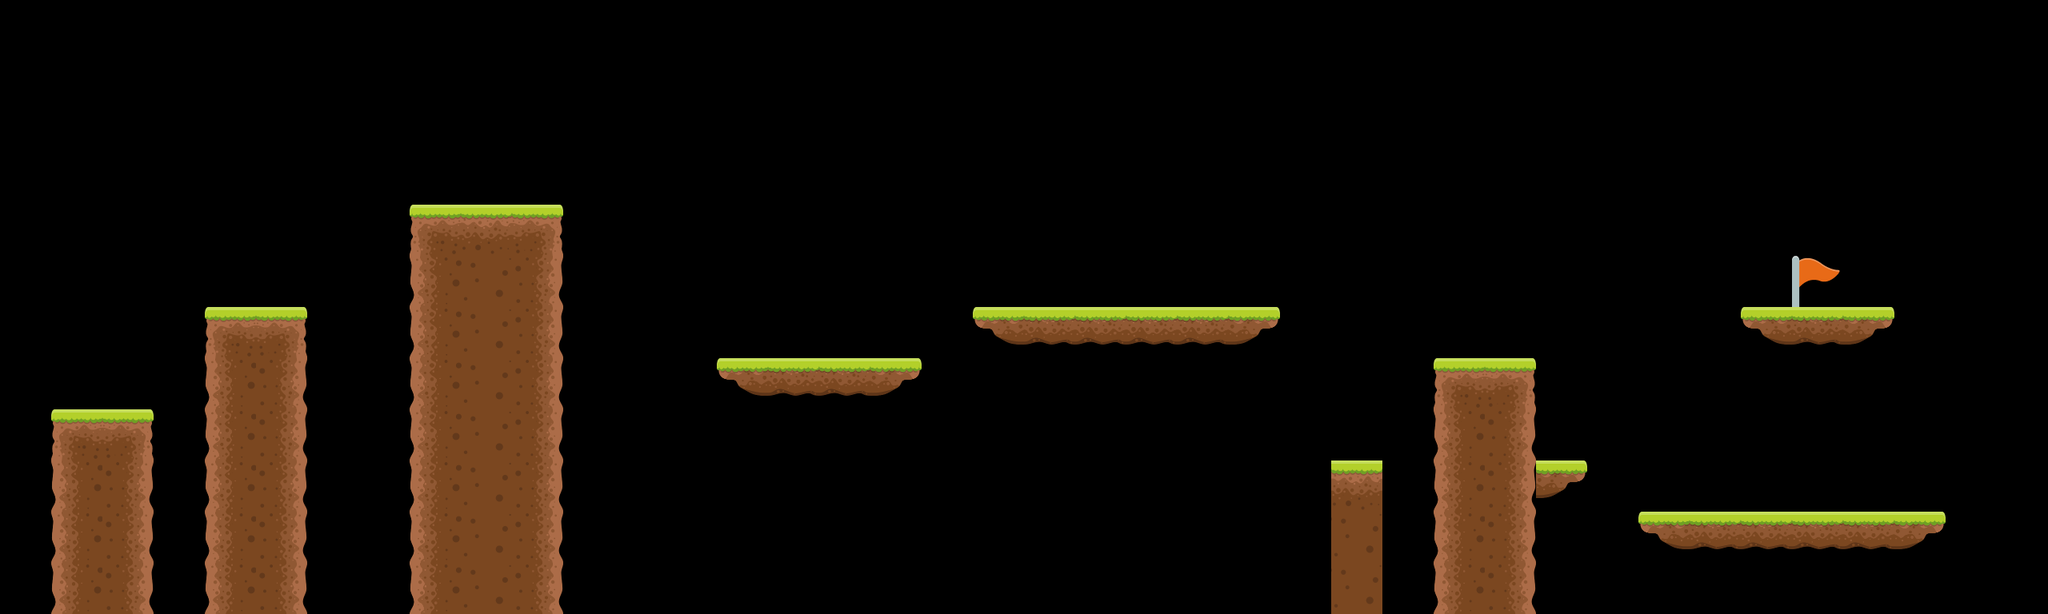

This is a level from a 2D game, rendered from its Tiled map with the project's own tilesets. A one-line summary and the complete map file follow:
An orthogonal 40x12 tile map with 64x64 px tiles, 1 tile layer (Tile Layer 1), 2 tilesets and 16 objects.

<map version="1.8" tiledversion="1.8.2" orientation="orthogonal" renderorder="right-down" width="40" height="12" tilewidth="64" tileheight="64" infinite="0" nextlayerid="6" nextobjectid="79">
 <editorsettings>
  <export target="level2.lua" format="lua" />
 </editorsettings>
 <tileset firstgid="1" name="platformer" tilewidth="64" tileheight="64" tilecount="9" columns="3">
  <image source="tileset.png" width="192" height="192" />
 </tileset>
 <tileset firstgid="10" name="Flag" tilewidth="64" tileheight="64" tilecount="1" columns="1">
  <image source="flag.png" width="64" height="64" />
 </tileset>
 <layer id="1" name="Tile Layer 1" width="40" height="12">
  <data encoding="csv">
0,0,0,0,0,0,0,0,0,0,0,0,0,0,0,0,0,0,0,0,0,0,0,0,0,0,0,0,0,0,0,0,0,0,0,0,0,0,0,0,
0,0,0,0,0,0,0,0,0,0,0,0,0,0,0,0,0,0,0,0,0,0,0,0,0,0,0,0,0,0,0,0,0,0,0,0,0,0,0,0,
0,0,0,0,0,0,0,0,0,0,0,0,0,0,0,0,0,0,0,0,0,0,0,0,0,0,0,0,0,0,0,0,0,0,0,0,0,0,0,0,
0,0,0,0,0,0,0,0,0,0,0,0,0,0,0,0,0,0,0,0,0,0,0,0,0,0,0,0,0,0,0,0,0,0,0,0,0,0,0,0,
0,0,0,0,0,0,0,0,1,2,3,0,0,0,0,0,0,0,0,0,0,0,0,0,0,0,0,0,0,0,0,0,0,0,0,0,0,0,0,0,
0,0,0,0,0,0,0,0,4,5,6,0,0,0,0,0,0,0,0,0,0,0,0,0,0,0,0,0,0,0,0,0,0,0,0,10,0,0,0,0,
0,0,0,0,1,3,0,0,4,5,6,0,0,0,0,0,0,0,0,7,8,8,8,8,9,0,0,0,0,0,0,0,0,0,7,8,9,0,0,0,
0,0,0,0,4,6,0,0,4,5,6,0,0,0,7,8,8,9,0,0,0,0,0,0,0,0,0,0,1,3,0,0,0,0,0,0,0,0,0,0,
0,1,3,0,4,6,0,0,4,5,6,0,0,0,0,0,0,0,0,0,0,0,0,0,0,0,0,0,4,6,0,0,0,0,0,0,0,0,0,0,
0,4,6,0,4,6,0,0,4,5,6,0,0,0,0,0,0,0,0,0,0,0,0,0,0,0,2,0,4,6,9,0,0,0,0,0,0,0,0,0,
0,4,6,0,4,6,0,0,4,5,6,0,0,0,0,0,0,0,0,0,0,0,0,0,0,0,5,0,4,6,0,0,7,8,8,8,8,9,0,0,
0,4,6,0,4,6,0,0,4,5,6,0,0,0,0,0,0,0,0,0,0,0,0,0,0,0,5,0,4,6,0,0,0,0,0,0,0,0,0,0
</data>
 </layer>
 <objectgroup id="4" name="Flag">
  <object id="61" x="2240" y="320" width="64" height="64" />
 </objectgroup>
 <objectgroup id="2" name="Platforms">
  <object id="6" x="2048" y="-128" />
  <object id="7" x="2048" y="-128" />
  <object id="54" x="896" y="448" width="256" height="64" />
  <object id="55" x="1216" y="384" width="384" height="64" />
  <object id="63" x="2048" y="640" width="384" height="64" />
  <object id="64" x="2176" y="384" width="192" height="64" />
  <object id="65" x="512" y="256" width="192" height="512" />
  <object id="66" x="256" y="384" width="128" height="384" />
  <object id="67" x="64" y="512" width="128" height="256" />
  <object id="75" x="1664" y="576" width="64" height="192" />
  <object id="76" x="1792" y="448" width="128" height="320" />
  <object id="77" x="1920" y="576" width="64" height="64" />
 </objectgroup>
 <objectgroup id="5" name="Start">
  <object id="78" x="64" y="384" width="64" height="64" />
 </objectgroup>
 <objectgroup id="3" name="Enemies">
  <object id="72" x="1408" y="320" width="64" height="64" />
  <object id="73" x="2304" y="576" width="64" height="64" />
 </objectgroup>
</map>
